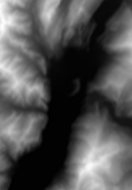

This figure's Python source:
from math import tan, asinh, degrees, pi, radians, cos, log, modf
import itertools
import functools
import math

import numpy as np
from matplotlib import image

from matplotlib import pyplot as plt

import os

from PIL import Image

import requests

def meters_per_pixel(lat_deg, zoom):
    # assuming earth circumference at equator = 40 075 016.686 meters
    # assuming each tile is 256x256 in size
    # assuming earth is a perfect sphere
    return 40075016.686*cos(radians(lat_deg))/2**(zoom+8)


def latlon_to_world(lat_deg, lon_deg):
    # possible place to optimize math, numbers cancel out and bit shifting is possible
    lat_rad = radians(lat_deg)
    x = (lon_deg + 180)*256/360
    y = (pi - log(tan(pi/4+lat_rad/2)))*256/(2*pi)
    return x, max(min(y,256),0)



def world_to_pixel(wx, wy, zoom):
    return wx*2**zoom, wy*2**zoom

def pixel_to_tile(pxx, pxy):
    xf, xi = modf(pxx/256)
    yf, yi = modf(pxy/256)
    return (xi, xf),(yi, yf)


def get_tile(lat_deg, lon_deg, zoom):
    # https://wiki.openstreetmap.org/wiki/Slippy_map_tilenames#Lon..2Flat._to_tile_numbers_2
    lat_rad = radians(lat_deg)
    n = 2.0 ** zoom
    xtile = (lon_deg + 180.0) / 360.0 * n
    ytile = (1.0 - asinh(tan(lat_rad)) / pi) / 2.0 * n
    return int(xtile), int(ytile)

def get_tiles(min_lat_deg, max_lat_deg, min_lon_deg, max_lon_deg, zoom):
    # handle cases when lon jumps from 180 to -180 etc..
    xmin, ymax = get_tile(min_lat_deg, min_lon_deg, zoom)
    xmax, ymin = get_tile(max_lat_deg, max_lon_deg, zoom)
    res = []
    
    for y in range(ymin, ymax + 1):
        for x in range(xmin, xmax + 1):
            res.append((x, y))
    return res  

class Point:
    # https://en.wikipedia.org/wiki/Mercator_projection#Mathematics
    def __init__(self, lat_deg, lon_deg):
        self.lat = lat_deg
        self.lon = lon_deg
    
    def world(self):
        lat_rad = radians(self.lat)
        x = (self.lon + 180)*256/360
        y = (pi - log(tan(pi/4 + lat_rad/2)))*256/(2*pi)
        return x, max(min(y,256),0)
    
    def pixel(self, zoom):
        wx, wy = self.world()
        return wx*2**zoom, wy*2**zoom

    def tile(self, zoom):
        pxx, pxy = self.pixel(zoom)
        xf, xi = modf(pxx/256)
        yf, yi = modf(pxy/256)
        return (xi, xf),(yi, yf)

def px_to_latlon(offset_x, offset_y, zoom, x, y):
    px_x = offset_x + x
    px_y = offset_y + y
    world_x = px_x/(2**zoom)
    world_y = px_y/(2**zoom)
    lon = 45/32*world_x-180
    # p=90\left(-\frac{4\arctan\left(e^{\frac{2\pi\left(x-128\right)}{256}}\right)}{\pi}+1\right) # desmos
    lat = 28.6478897565*(math.pi - 4*math.atan(math.exp(math.pi * (world_y/128-1))))
    return( lat, lon)

def download_tiles(tiles, zoom):
    url_normal = 'https://s3.amazonaws.com/elevation-tiles-prod/normal/{z}/{x}/{y}.png'
    url_terrarium = 'https://s3.amazonaws.com/elevation-tiles-prod/terrarium/{z}/{x}/{y}.png'
    
    for x, y in tiles:
        fname = f'map_tiles/fuji-{x}-{y}-{zoom}.png'
        if not os.path.isfile(f'./{fname}'):
            response = requests.get(url_terrarium.format(z=zoom, x=x, y=y))
            
            with open(fname, "wb") as f:
                f.write(response.content)

'''map is a raster height map containg data from one or multiple tiles. 
The map is centered around arguments lat_deg and lon_deg.
Map lat interval [lat_deg - radius, lat_deg + radius]
Map lon interval [lon_deg - radius, lat_don + radius]
zoom will alter the resolution of the map'''
def create_map(lat_deg, lon_deg, zoom, radius): 
    xradius = radius / math.cos(math.radians(lat_deg))
    sw_point = Point(lat_deg - radius, lon_deg - xradius) # sw
    ne_point = Point(lat_deg + radius, lon_deg + xradius) # ne
    
    tiles = get_tiles(lat_deg - radius, 
                      lat_deg + radius,
                      lon_deg - xradius,
                      lon_deg + xradius,
                      zoom)

    download_tiles(tiles, zoom)

    # calculating cuttoff points
    sw_tile = sw_point.tile(zoom)
    (min_tile_x, swtilepartx),(max_tile_y, swtileparty) = sw_tile
    
    left_cutoff = int(swtilepartx * 256)
    bottom_cutoff = int(swtileparty * 256)
    

    ne_tile = ne_point.tile(zoom)
    (max_tile_x, netilepartx),(min_tile_y, netileparty) = ne_tile

    right_cutoff = int(netilepartx * 256)
    top_cutoff = int(netileparty * 256)
    

    num_tiles_x = max_tile_x - min_tile_x + 1
    num_tiles_y = max_tile_y - min_tile_y + 1
    
   
    map = []
    for rowi in range(int(min_tile_y), int(max_tile_y) + 1):
        x_range = range(int(min_tile_x), int(max_tile_x) + 1)
        row = [image.imread(f'map_tiles/fuji-{coli}-{rowi}-{zoom}.png') for coli in x_range]
        row = np.concatenate(row, axis = 1)

        map.append(row)

    map = np.concatenate(map, axis = 0)
   
   
    map = map[
        top_cutoff:bottom_cutoff+256*int(num_tiles_y-1)+1, 
        left_cutoff:right_cutoff+256*int(num_tiles_x-1)+1]

    (sw_x_pixel, _) = sw_point.pixel(zoom)
    (_, ne_y_pixel) = ne_point.pixel(zoom)
    res = {'pixel_offset_x': sw_x_pixel , 'pixel_offset_y': ne_y_pixel, 'map': map, 'mpp': meters_per_pixel(lat_deg, zoom)}

    return res

    # plt.imshow(map)
    # plt.show()

   
# class Map:
#     def __init__(self, lat_deg, lon_deg, zoom, radius) -> None:
#         self.center_lat_deg = lat_deg
#         self.center_lon_deg = lon_deg
#         self.radius = radius
#         self.zoom = zoom



def save_map(map):
    
    im = Image.fromarray((map*255).astype(np.uint8))
    im.save('map.png')   

def save_map_as_greyscale(map_arr, fname = 'map.png'):
    (height, width, _ ) = map_arr.shape
    #r = map_arr[:,:, 0] * 65536
    r = map_arr[:,:, 0] * 65280
    g = map_arr[:,:, 1] * 255
    b = map_arr[:,:, 2] * 0.99609375
    t = r + b + g - 32768
    
    maxh = np.max(t)
    minh = np.min(t)
    diff = maxh - minh
    print(f'max {maxh}, min {minh}, height diff {diff} meters')
    t = t - minh
    t = t / diff
    t = t * 255
    t = t.astype(np.uint8)

    #f = lambda x: [x, x, x]
    t = np.repeat(t, 3)
    t = np.reshape(t, ((height, width, 3)))
    im = Image.fromarray(t)
    im.save(fname) 


def main():
    
    url_normal = 'https://s3.amazonaws.com/elevation-tiles-prod/normal/{z}/{x}/{y}.png'
    url_terrarium = 'https://s3.amazonaws.com/elevation-tiles-prod/terrarium/{z}/{x}/{y}.png'
    # lat,lon = 35.363053, 138.730243
    lat, lon = 27.98993013928877, 86.92526718587251
    lat, lon = 45.8784571, 10.8567149
    zoom = 10
    map = create_map(lat, lon, zoom, 0.09)
    map_arr = map.get('map')
    (height, width, _ ) = map_arr.shape
    print(map_arr.shape)
    mpp = map.get('mpp')
    pixel_offset_x = map.get('pixel_offset_x')
    pixel_offset_y = map.get('pixel_offset_y')
    print(f'x offset: {pixel_offset_x}\ny offset: {pixel_offset_y}\nmeters per pixel: {mpp}')
    print(f'map width {width*mpp}m\nmap height {height*mpp}m')
    # save_map(map_arr)
    save_map_as_greyscale(map_arr)
    plt.imshow(map_arr)
    plt.show()

    

    # xtile, ytile = get_tile(lat, lon, zoom)

    # response = requests.get(url_terrarium.format(z=zoom, x=xtile, y=ytile))
    # print(xtile, ytile)
    # with open('test.png', "wb") as f:
    #     f.write(response.content)

def test_latlon_to_world():
    assert latlon_to_world(0, 0) == (128.0, 128.0)
    assert latlon_to_world(90, 180) == (256.0, 0)
    


def test_get_tile():
    assert get_tile(35.363053, 138.730243, 10) == (906, 404)
    assert get_tile(35.066855134413665, 138.72170503395913, 10) == (906, 405)

    assert get_tile(35.36122418559648, 138.73163496885547, 11) == (1813, 808) # ne
    assert get_tile(35.361446410691954, 138.66569107184188, 11) == (1812, 808) # nw
    assert get_tile(35.298754705569245, 138.72972750076002, 11) == (1813, 809) # se
    assert get_tile(35.29630829927816, 138.65996866755557, 11) == (1812, 809) # sw
    
def test_get_tiles():
    assert get_tiles(35.29630829927816, 35.361446410691954, 138.65996866755557, 138.73163496885547, 11) == [(1812, 808),(1813, 808),(1812, 809),(1813, 809)]

if __name__ == "__main__":
    
    test_latlon_to_world()
    test_get_tile()
    test_get_tiles()
    main()